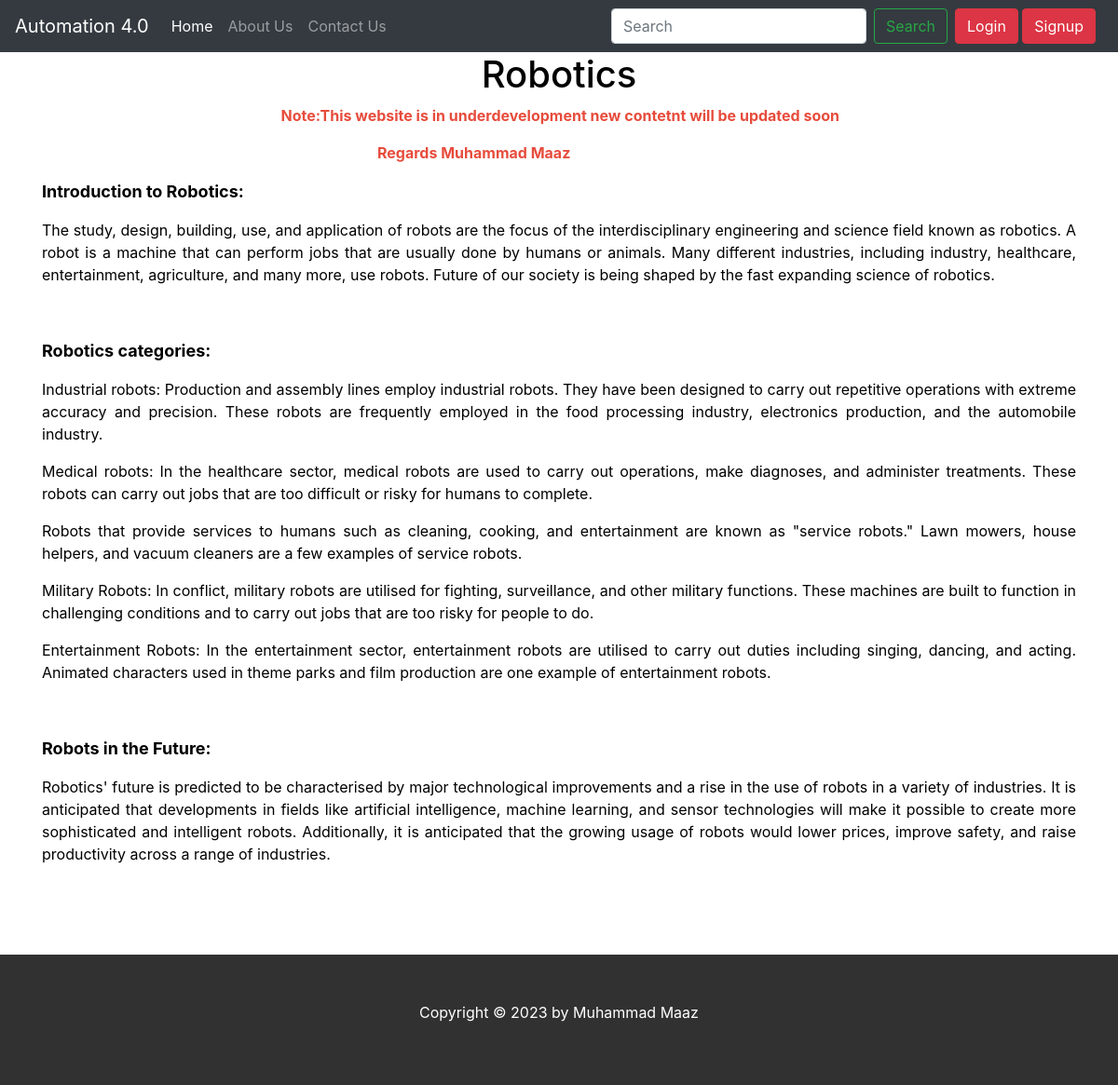
/post/Roboticsautomationtypesusres, run on the app's committed database.
### home/models.py (models this page shows, shortened)
class BlogPost(models.Model):
    title = models.CharField(max_length=200)
    img_url=models.URLField()
    content = models.TextField()
    content1 = RichTextField()
    URL= models.TextField(max_length=130)
    created_at = models.DateTimeField(auto_now_add=True)
    updated_at = models.DateTimeField(auto_now=True)

### home/views.py (the view)
# urls.py: path('post/<str:URL>', views.edit_blog_post, name='post_detail'),
def edit_blog_post(request, URL):
          post = BlogPost.objects.get(URL=URL)
          context = {'post': post}
          return render(request, 'add_post.html', context)

### templates/add_post.html (shortened to what this page needs)
<!DOCTYPE html>
<html lang="en">
  <head>
    <link
      rel="stylesheet"
      href="https://cdn.jsdelivr.net/npm/bootstrap@4.3.1/dist/css/bootstrap.min.css"
    />
  </head>
<body>
<div>
  {% include 'login.html' %}
  </div>
  <header>
    <div class="container text-justify text-center">
          <h1 class="text-center">{{post.title}}</h1>
      </div>
  </header>
<div class="container text-justify">
  <div class="row">
    <div class="col-md-12 col-sm-12 col-lg-12">
      {{ post.content1|safe }}
  </div>
</div>
</div>
<footer class="container-fluid text-center" style="background-color: #313131; padding: 50px;">
  <p style =color:#fff;>Copyright &copy; 2023 by  Muhammad Maaz</p>
</footer>
  </body>
  </html>

### templates/login.html (shortened to what this page needs)
 <head><link rel="icon" href="/static/icon.jpg" type="image/x-icon"></head>
 <div>
    <nav class="navbar navbar-expand-lg navbar-dark bg-dark">
      <a class="navbar-brand" href="#">Automation 4.0</a>
      <div class="collapse navbar-collapse" id="navbarSupportedContent">
        <ul class="navbar-nav mr-auto">
          <li class="nav-item active">
            <a class="nav-link" href="/"
              >Home <span class="sr-only">(current)</span></a
            >
          </li>
          <li class="nav-item">
            <a class="nav-link" href="/#aboutus">About Us</a>
          </li>
          <li class="nav-item">
            <a class="nav-link" href="/#contactus">Contact Us</a>
          </li>
        </ul>
        <form method="GET" class="form-inline my-2 my-lg-0"   action="{% url 'search' %}">
          <input
            class="form-control mr-sm-2"
            type="search"
            placeholder="Search"
            aria-label="Search"
            name = 'q'
          />
          <button class="btn btn-outline-success my-2 my-sm-0" type="submit">
            Search
          </button>
        </form>
        <div class="mx-2">
          {% if request.user.is_authenticated %}
          <div class="mx-2">
            <form method="post" action="{% url 'logout' %}" >
              {% csrf_token %}
              <button class="btn btn-danger" type="submit">Logout</button>
            </form>
          </div>
          {% else %}
            <button class="btn btn-danger" data-toggle="modal" data-target="#loginModal">Login</button>
            <button class="btn btn-danger" data-toggle="modal" data-target="#signupModal">Signup</button>
          {% endif %}
        </div>
      </div>
    </nav>
</div>

### templates/add_post.html (style rules this page uses)
body { color: #000000; }
h1, h2, h3, h4, h5, h6 { color: #000000; }

### data on the page
BlogPost: title "Robotics", content1 "Note:This website is in underdevelopment new contetnt will be updated soon Regards Muhammad Maaz Introduction to Robotics: The study, design, building, use, and application of robots are the focus of the interdisciplinary engineering and science field known as robotics. A robot is a machine that can perform jobs that are usually done by humans or animals. Many different industries, including industry, healthcare, entertainment, agriculture, and many more, use robots. Future of our society is being shaped by the fast expanding science of robotics. Robotics categories: Industrial robots: Production and assembly lines employ industrial robots. They have been designed to carry out repetitive…"
